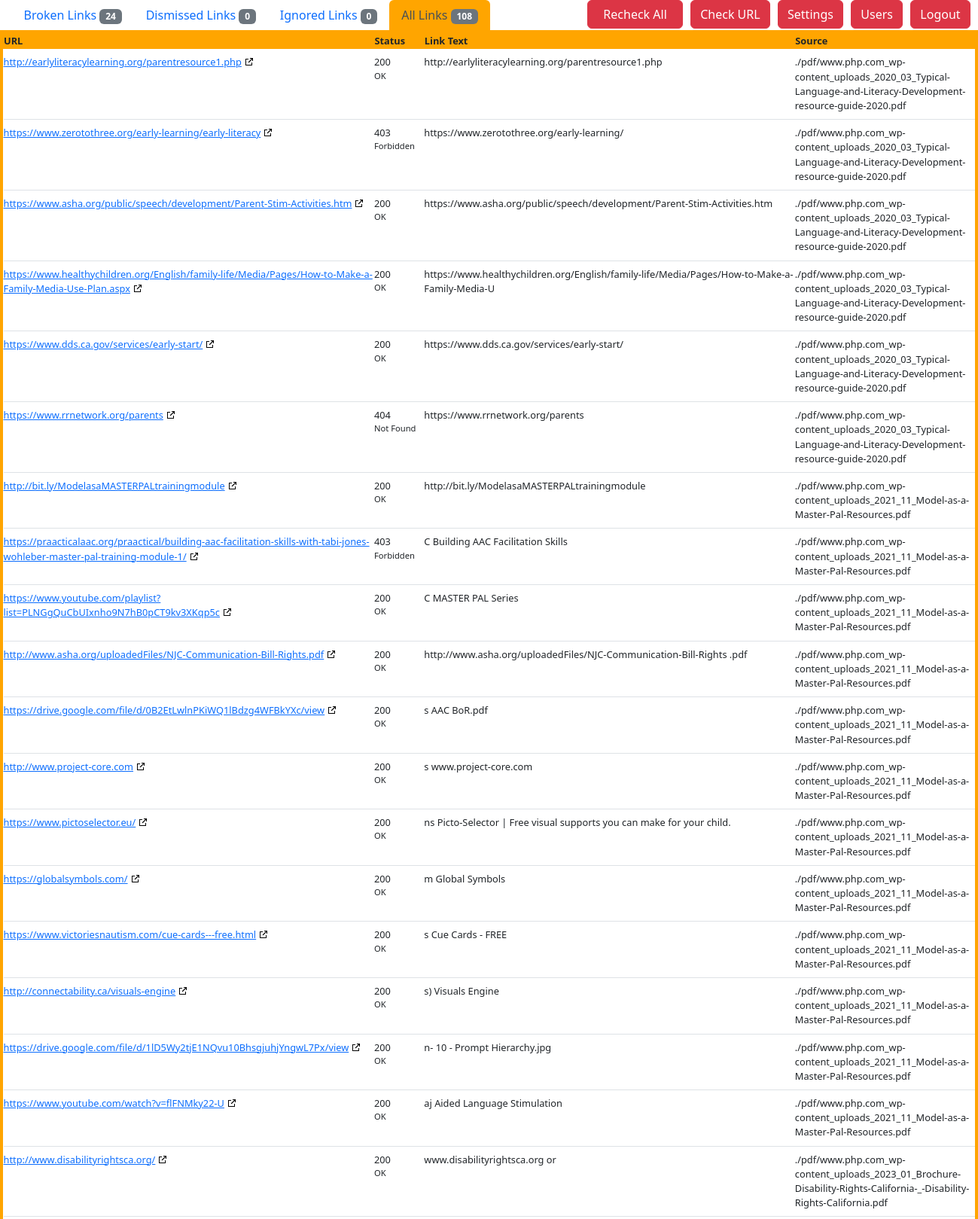
Screenshot of /all (upper part) with the database file from the repository.
### LinkChecker/models.py (models this page shows)
class Links_table(models.Model):
    url = models.URLField(max_length = 1000)
    finalUrl = models.URLField(max_length = 1000)
    moreInPdf = models.BooleanField(default=False)
    urlText = models.CharField(max_length = 1000) #url anchor
    statusCode = models.IntegerField()
    reason = models.CharField(max_length = 40)
    pdfSource = models.CharField(max_length = 1000)
    broken = models.BooleanField(default=False)
    dismiss = models.BooleanField(default=False)
    ignore = models.BooleanField(default=False)
    brokenSince = models.DateTimeField()
    lastChecked = models.DateTimeField()
    lastIteration = models.IntegerField(default=0)
    lastLog = models.CharField(max_length = 1000)

### LinkChecker/views.py (the view)
# urls.py: path("all", views.all, name="all"),
def all(request):
    return render(request, "LinkChecker/index.html", {
        "links":Links_table.objects.all(),
        "allCount":Links_table.objects.all().count(),
        "brokenCount":Links_table.objects.filter(broken=True).count(),
        "dismissCount":Links_table.objects.filter(dismiss=True).count(),
        "ignoreCount":Links_table.objects.filter(ignore=True).count(),
    })

### LinkChecker/templates/LinkChecker/index.html (shortened to what this page needs)
<!doctype html>
  <head>
    <link href="https://cdn.jsdelivr.net/npm/bootstrap@5.2.3/dist/css/bootstrap.min.css" rel="stylesheet">
  </head>
{% block body %}
<div>
    <div class="btn-toolbar" role="toolbar" aria-label="Toolbar with button groups">
        <div id="nav_container">
            <ul class="nav nav-tabs" role="tablist" style="border: none; margin: 0 2%;">
                {% if request.resolver_match.url_name == 'index' %}
                <li class="nav-item"><a class="nav-link active" href="/" data-toggle="tooltip" data-placement="bottom"
                    title="Show links considered broken">Broken Links <span id = "nav-broken" class="badge text-bg-secondary">{{ brokenCount }}</span></a></li>
                {% else %}
                <li class="nav-item"><a class="nav-link" href="/" data-toggle="tooltip" data-placement="bottom"
                    title="Show links considered broken">Broken Links <span id = "nav-broken" class="badge text-bg-secondary">{{ brokenCount }}</span></a></li>
                {% endif %}
                {% if request.resolver_match.url_name == 'dismiss' %}
                <li class="nav-item"><a class="nav-link active" href="/dismiss" data-toggle="tooltip" data-placement="bottom"
                            title="Show links monitored for status change">Dismissed Links <span id = "nav-dismiss" class="badge text-bg-secondary">{{ dismissCount }}</span></a></li>
                {% else %}
                <li class="nav-item"><a class="nav-link" href="/dismiss" data-toggle="tooltip" data-placement="bottom"
                            title="Show links monitored for status change">Dismissed Links <span id = "nav-dismiss" class="badge text-bg-secondary">{{ dismissCount }}</span></a></li>
                {% endif %}
                {% if request.resolver_match.url_name == 'ignore' %}
                <li class="nav-item"><a class="nav-link active"  href="/ignore" data-toggle="tooltip" data-placement="bottom"
                    title="Show links ignored as likely not broken">Ignored Links <span id = "nav-ignore" class="badge text-bg-secondary">{{ ignoreCount }}</span></a></li>
                {% else %}
                <li class="nav-item"><a class="nav-link" href="/ignore" data-toggle="tooltip" data-placement="bottom"
                    title="Show links ignored as likely not broken">Ignored Links <span id = "nav-ignore" class="badge text-bg-secondary">{{ ignoreCount }}</span></a></li>
                {% endif %}
                {% if request.resolver_match.url_name == 'all' %}
                <li class="nav-item"><a class="nav-link active" href="/all" data-toggle="tooltip" data-placement="bottom"
                        title="Show all links">All Links <span id="nav-all" class="badge text-bg-secondary">{{ allCount }}</span></a>
                </li>
                {% else %}
                <li class="nav-item"><a class="nav-link" href="/all" data-toggle="tooltip" data-placement="bottom"
                        title="Show all links">All Links <span id="nav-all" class="badge text-bg-secondary">{{ allCount }}</span></a>
                </li>
                {% endif %}
            </ul>
        </div>
        <div id="action_btn_group">
            <button class="btn btn-danger">Logout</button>
            <button class="btn btn-danger">Users</button>
            <button class="btn btn-danger">Settings</button>
            <button class="btn btn-danger">Check URL</button>
            <a type="button" class="btn btn-danger" href="/checkall" style="padding-left: 20px; padding-right: 20px;" onclick="load()">
                    Recheck All</a>
        </div>
    </div>
</div>
<div id="table_container" style="border: 4px solid orange;">
    <table class="table table-bordered table-hover" id="link_table" style="margin-bottom: 0rem; width: 100%;">
        <thead class="table">
            <tr style="background-color: orange; padding: 0; border-color: orange;">
                <th scope="col" style="width: 35%;">URL</th>
                <th scope="col" style="width: 10%;">Status</th>
                <th scope="col" style="width: 25%;">Link Text</th>
                <th scope="col" style="width: 30%;">Source</th>
            </tr>
        </thead>
        <tbody>
            {% for link in links %}
            <tr id="{{ link.id }}" onclick="expand('{{ link.id }}')">
                <td>
                    <p> <a class="url_column" target="_blank" href="{{ link.url }}"> {{ link.url }}</a> </p>
                </td>
                <td> <p>{{ link.statusCode }}</p>
                     <p class="smallest">{{ link.reason }}</p>
                </td>
                <td> {{ link.urlText }}</td>
                <td> {{ link.pdfSource }}</td>
            </tr>
            {% endfor %}
        </tbody>
    </table>
</div>
{% endblock %}

### LinkChecker/templates/LinkChecker/index.html (style rules this page uses)
#nav_container { width: 60%; display: flex; }
p { margin-bottom: 0; }
.smallest { font-size: 0.7rem ; margin-right: 0.2rem; }
a[target="_blank"]::after { margin: 0px 3px 0px 5px; }
.nav-link:active, .nav-link.active { background-color: orange !important; }
.nav-tabs { --bs-nav-tabs-border-width: 0px; font-weight: 500; }

### rows the page displays
Links_table: url "http://earlyliteracylearning.org/parentresource1.php", statusCode "200", reason "OK", urlText "http://earlyliteracylearning.org/parentresource1.php", pdfSource "./pdf/www.php.com_wp-content_uploads_2020_03_Typical-Language-and-Literacy-Development-resource-guide-2020.pdf"
Links_table: url "https://www.zerotothree.org/early-learning/early-literacy", statusCode "403", reason "Forbidden", urlText "https://www.zerotothree.org/early-learning/", pdfSource "./pdf/www.php.com_wp-content_uploads_2020_03_Typical-Language-and-Literacy-Development-resource-guide-2020.pdf"
Links_table: url "https://www.asha.org/public/speech/development/Parent-Stim-Activities.htm", statusCode "200", reason "OK", urlText "https://www.asha.org/public/speech/development/Parent-Stim-Activities.htm", pdfSource "./pdf/www.php.com_wp-content_uploads_2020_03_Typical-Language-and-Literacy-Development-resource-guide-2020.pdf"
Links_table: url "https://www.healthychildren.org/English/family-life/Media/Pages/How-to-Make-a-Family-Media-Use-Plan.aspx", statusCode "200", reason "OK", urlText "https://www.healthychildren.org/English/family-life/Media/Pages/How-to-Make-a-Family-Media-U", pdfSource "./pdf/www.php.com_wp-content_uploads_2020_03_Typical-Language-and-Literacy-Development-resource-guide-2020.pdf"
Links_table: url "https://www.dds.ca.gov/services/early-start/", statusCode "200", reason "OK", urlText "https://www.dds.ca.gov/services/early-start/", pdfSource "./pdf/www.php.com_wp-content_uploads_2020_03_Typical-Language-and-Literacy-Development-resource-guide-2020.pdf"
Links_table: url "https://www.rrnetwork.org/parents", statusCode "404", reason "Not Found", urlText "https://www.rrnetwork.org/parents", pdfSource "./pdf/www.php.com_wp-content_uploads_2020_03_Typical-Language-and-Literacy-Development-resource-guide-2020.pdf"
Links_table: url "http://bit.ly/ModelasaMASTERPALtrainingmodule", statusCode "200", reason "OK", urlText "http://bit.ly/ModelasaMASTERPALtrainingmodule", pdfSource "./pdf/www.php.com_wp-content_uploads_2021_11_Model-as-a-Master-Pal-Resources.pdf"
Links_table: url "https://praacticalaac.org/praactical/building-aac-facilitation-skills-with-tabi-jones-wohleber-master-pal-training-module-1/", statusCode "403", reason "Forbidden", urlText "C Building AAC Facilitation Skills", pdfSource "./pdf/www.php.com_wp-content_uploads_2021_11_Model-as-a-Master-Pal-Resources.pdf"
Links_table: url "https://www.youtube.com/playlist?list=PLNGgQuCbUIxnho9N7hB0pCT9kv3XKqp5c", statusCode "200", reason "OK", urlText "C MASTER PAL Series", pdfSource "./pdf/www.php.com_wp-content_uploads_2021_11_Model-as-a-Master-Pal-Resources.pdf"
Links_table: url "http://www.asha.org/uploadedFiles/NJC-Communication-Bill-Rights.pdf", statusCode "200", reason "OK", urlText "http://www.asha.org/uploadedFiles/NJC-Communication-Bill-Rights .pdf", pdfSource "./pdf/www.php.com_wp-content_uploads_2021_11_Model-as-a-Master-Pal-Resources.pdf"
Links_table: url "https://drive.google.com/file/d/0B2EtLwlnPKiWQ1lBdzg4WFBkYXc/view", statusCode "200", reason "OK", urlText "s AAC BoR.pdf", pdfSource "./pdf/www.php.com_wp-content_uploads_2021_11_Model-as-a-Master-Pal-Resources.pdf"
Links_table: url "http://www.project-core.com", statusCode "200", reason "OK", urlText "s www.project-core.com", pdfSource "./pdf/www.php.com_wp-content_uploads_2021_11_Model-as-a-Master-Pal-Resources.pdf"
Links_table: url "https://www.pictoselector.eu/", statusCode "200", reason "OK", urlText "ns Picto-Selector | Free visual supports you can make for your child.", pdfSource "./pdf/www.php.com_wp-content_uploads_2021_11_Model-as-a-Master-Pal-Resources.pdf"
Links_table: url "https://globalsymbols.com/", statusCode "200", reason "OK", urlText "m Global Symbols", pdfSource "./pdf/www.php.com_wp-content_uploads_2021_11_Model-as-a-Master-Pal-Resources.pdf"
Links_table: url "https://www.victoriesnautism.com/cue-cards---free.html", statusCode "200", reason "OK", urlText "s Cue Cards - FREE", pdfSource "./pdf/www.php.com_wp-content_uploads_2021_11_Model-as-a-Master-Pal-Resources.pdf"
Links_table: url "http://connectability.ca/visuals-engine", statusCode "200", reason "OK", urlText "s) Visuals Engine", pdfSource "./pdf/www.php.com_wp-content_uploads_2021_11_Model-as-a-Master-Pal-Resources.pdf"
Links_table: url "https://drive.google.com/file/d/1lD5Wy2tjE1NQvu10BhsgjuhjYngwL7Px/view", statusCode "200", reason "OK", urlText "n- 10 - Prompt Hierarchy.jpg", pdfSource "./pdf/www.php.com_wp-content_uploads_2021_11_Model-as-a-Master-Pal-Resources.pdf"
Links_table: url "https://www.youtube.com/watch?v=flFNMky22-U", statusCode "200", reason "OK", urlText "aj Aided Language Stimulation", pdfSource "./pdf/www.php.com_wp-content_uploads_2021_11_Model-as-a-Master-Pal-Resources.pdf"
Links_table: url "http://www.disabilityrightsca.org/", statusCode "200", reason "OK", urlText "www.disabilityrightsca.org or", pdfSource "./pdf/www.php.com_wp-content_uploads_2023_01_Brochure-Disability-Rights-California-_-Disability-Rights-California.pdf"

### other values shown
{{ brokenCount }} "24"
{{ dismissCount }} "0"
{{ ignoreCount }} "0"
{{ allCount }} "108"
